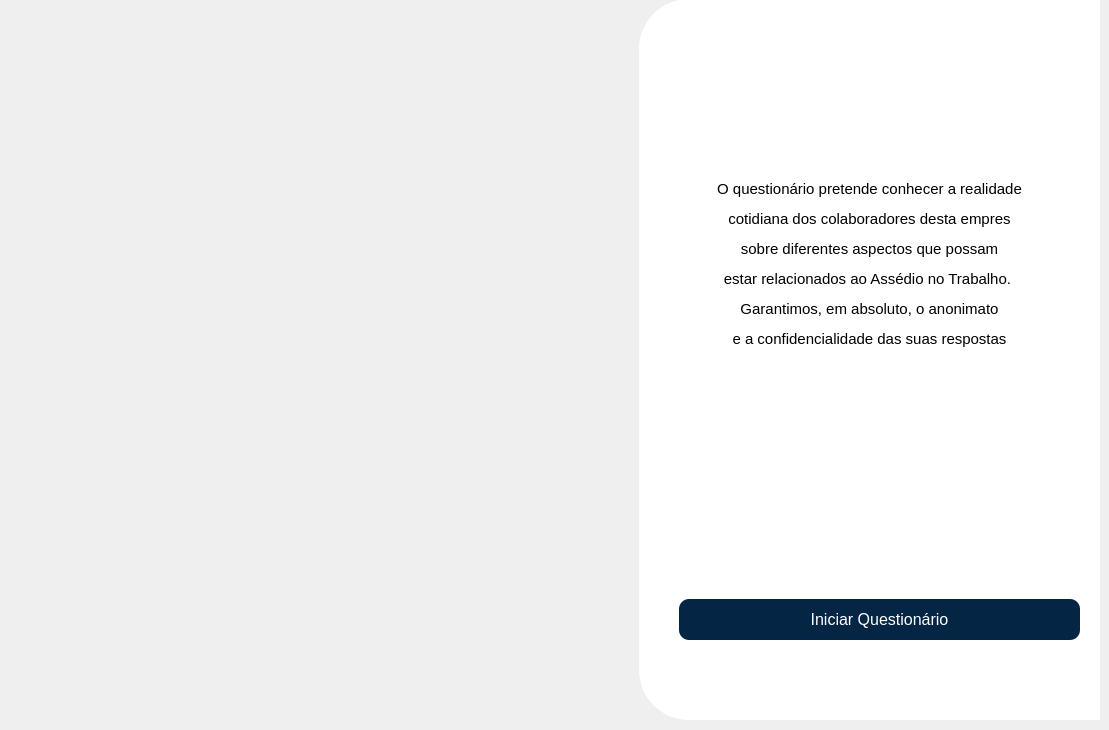
     <widget class="QWidget" name="Introducao">
      <widget class="QFrame" name="mainFrameIntro">
       <property name="geometry">
        <rect>
         <x>639</x>
         <y>-1</y>
         <width>461</width>
         <height>721</height>
        </rect>
       </property>
       <property name="styleSheet">
        <string notr="true">QFrame{
	border-top-left-radius: 50px;
	border-bottom-left-radius: 50px;
	background-color: rgb(255, 255, 255);
}
</string>
       </property>
       <property name="frameShape">
        <enum>QFrame::StyledPanel</enum>
       </property>
       <property name="frameShadow">
        <enum>QFrame::Raised</enum>
       </property>
       <widget class="QLabel" name="txt_intro">
        <property name="geometry">
         <rect>
          <x>30</x>
          <y>170</y>
          <width>401</width>
          <height>191</height>
         </rect>
        </property>
        <property name="text">
         <string>&lt;html&gt;&lt;head/&gt;&lt;body&gt;&lt;p align=&quot;center&quot;&gt;&lt;span style=&quot; font-size:11pt;&quot;&gt;O questionário pretende conhecer a realidade&lt;/span&gt;&lt;/p&gt;&lt;p align=&quot;center&quot;&gt;&lt;span style=&quot; font-size:11pt;&quot;&gt; cotidiana dos colaboradores desta empres&lt;/span&gt;&lt;/p&gt;&lt;p align=&quot;center&quot;&gt;&lt;span style=&quot; font-size:11pt;&quot;&gt;sobre diferentes aspectos que possam&lt;/span&gt;&lt;/p&gt;&lt;p align=&quot;center&quot;&gt;&lt;span style=&quot; font-size:11pt;&quot;&gt;estar relacionados ao Assédio no Trabalho. &lt;/span&gt;&lt;/p&gt;&lt;p align=&quot;center&quot;&gt;&lt;span style=&quot; font-size:11pt;&quot;&gt;Garantimos, em absoluto, o anonimato&lt;/span&gt;&lt;/p&gt;&lt;p align=&quot;center&quot;&gt;&lt;span style=&quot; font-size:11pt;&quot;&gt;e a confidencialidade das suas respostas&lt;/span&gt;&lt;/p&gt;&lt;/body&gt;&lt;/html&gt;</string>
        </property>
       </widget>
       <widget class="QPushButton" name="btnIniciarQuest">
        <property name="geometry">
         <rect>
          <x>40</x>
          <y>600</y>
          <width>401</width>
          <height>41</height>
         </rect>
        </property>
        <property name="styleSheet">
         <string notr="true">QPushButton{
	border: none;
	background-color: rgb(5, 37, 69);
	color: white;
	border-radius: 10px;  
	font-size: 16px;
}
QPushButton:hover{
	border: 1.5px solid rgb(5, 37, 69);
	background-color: none;
	color: rgb(5, 37, 69);
}</string>
        </property>
        <property name="text">
         <string>Iniciar Questionário</string>
        </property>
       </widget>
      </widget>
      <widget class="QLabel" name="label_introducao">
       <property name="geometry">
        <rect>
         <x>100</x>
         <y>510</y>
         <width>421</width>
         <height>171</height>
        </rect>
       </property>
       <property name="styleSheet">
        <string notr="true">image: url(:/imagem/Frame 74.png);</string>
       </property>
       <property name="text">
        <string/>
       </property>
      </widget>
      <widget class="QLabel" name="label">
       <property name="geometry">
        <rect>
         <x>150</x>
         <y>530</y>
         <width>55</width>
         <height>16</height>
        </rect>
       </property>
       <property name="text">
        <string/>
       </property>
      </widget>
      <widget class="QLabel" name="label_8">
       <property name="geometry">
        <rect>
         <x>110</x>
         <y>0</y>
         <width>431</width>
         <height>271</height>
        </rect>
       </property>
       <property name="styleSheet">
        <string notr="true">image: url(:/icones/scanawe1a.png);</string>
       </property>
       <property name="text">
        <string/>
       </property>
      </widget>
     </widget>
